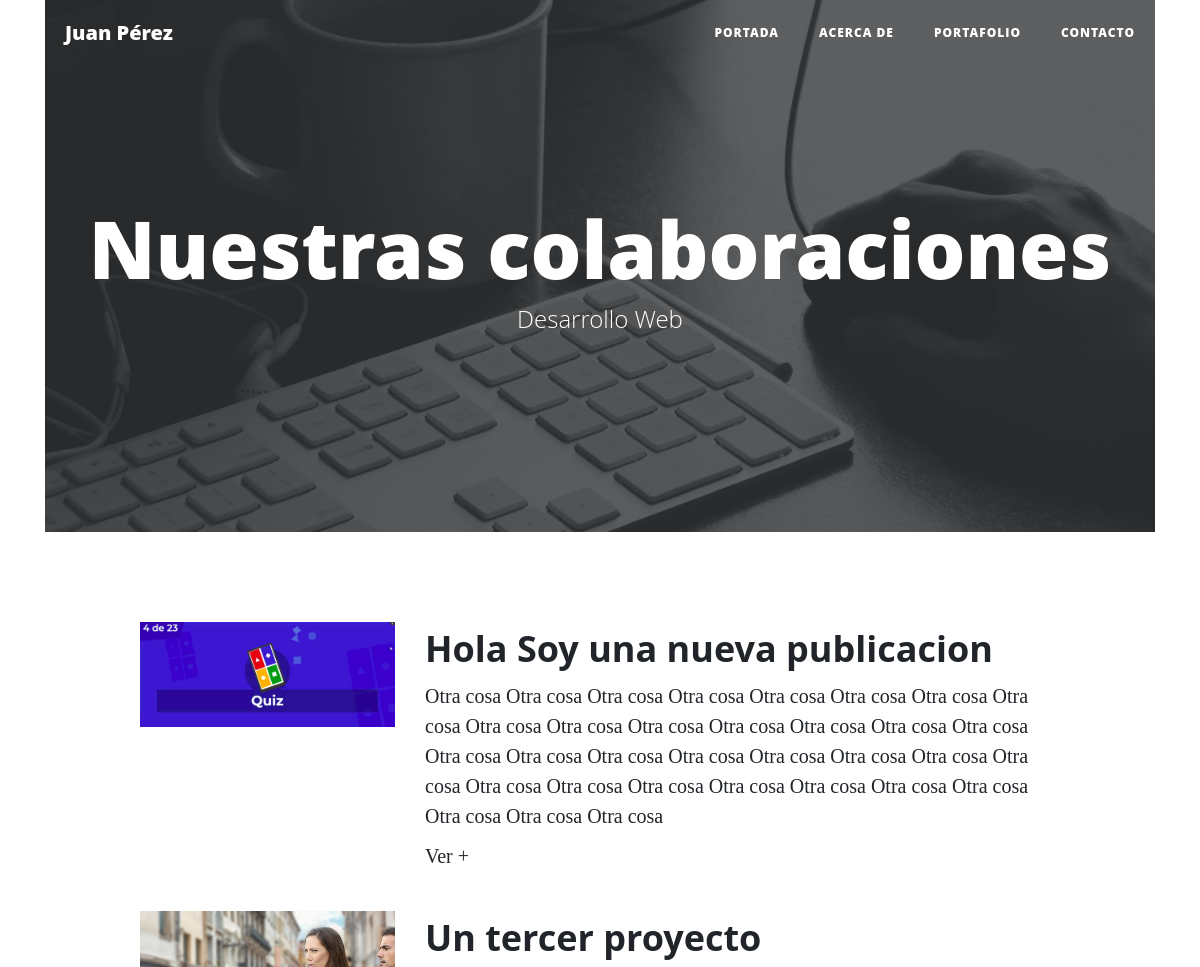
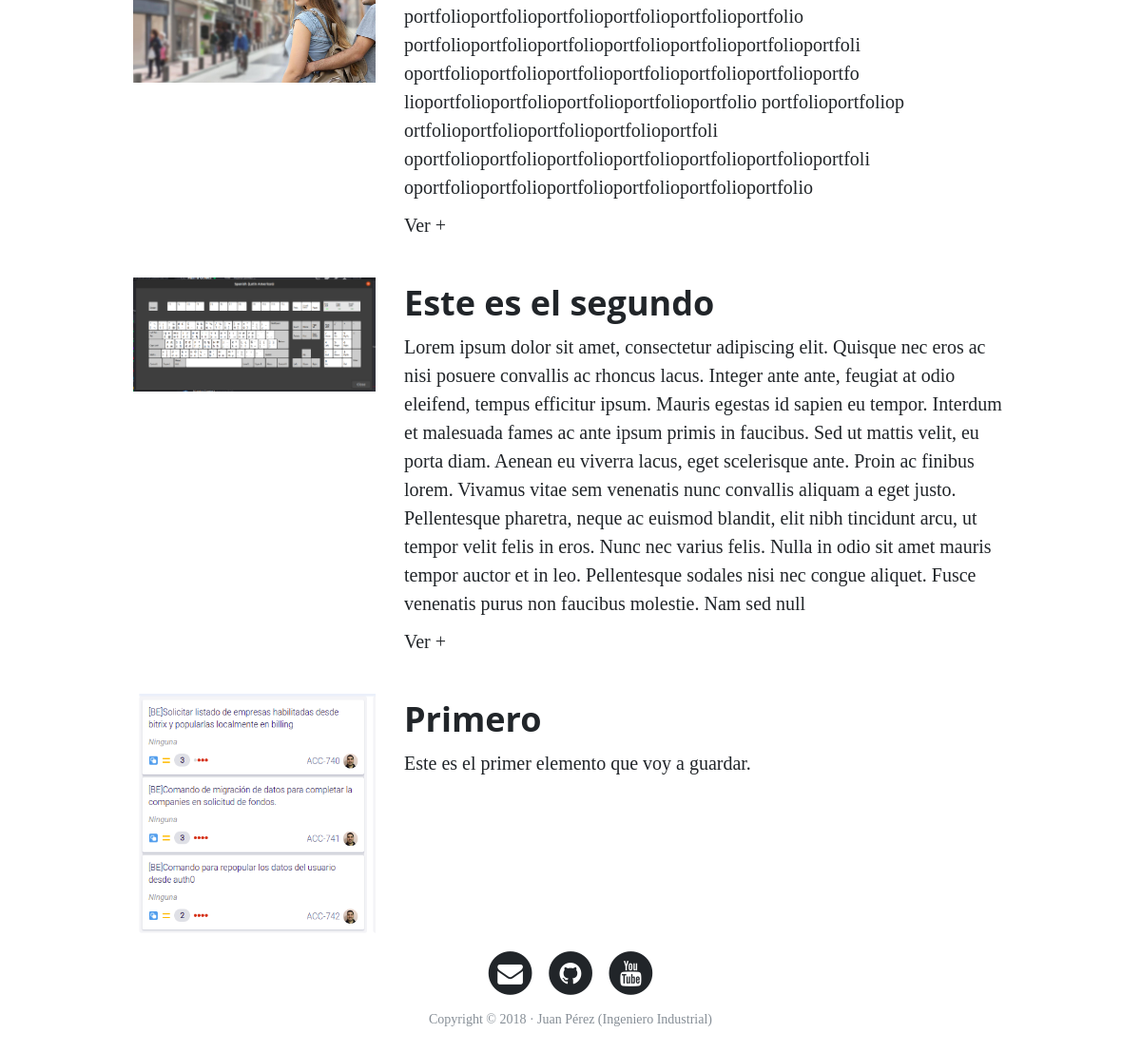
The page /portfolio/ on the database its author committed (2 pictures, top to bottom).
### portfolio/models.py (models this page shows, shortened)
class Portfolio(models.Model):
    title = models.CharField(max_length=200, verbose_name='Titulo')
    description = models.TextField( verbose_name='Descripcion')
    image = models.ImageField( verbose_name='Imagen', upload_to="portfolio")
    created = models.DateField(auto_now_add=True,  verbose_name='Creado el')
    updated = models.DateField(auto_now=True, verbose_name='Actualizado el')
    url = models.URLField(null=True, blank=True)
    categoria =models.ForeignKey(Categoria,verbose_name='Categoria', on_delete=models.CASCADE, null=True, blank=True)
    class Meta:
        verbose_name = 'portafolios' #NOMBRE QUE QUIERO QUE ME APAREZCA EN LA LISTA
        verbose_name_plural = 'portafolios'
        ordering = ["-created"]

### portfolio/views.py (the view)
# urls.py: path('portfolio/', portfolio_views.portfolio, name="portfolio"),
def portfolio(request):
    portfolios = Portfolio.objects.all().order_by('-id')
    return render(request, "portfolio/portfolio.html", {'portafolios':portfolios})

### portfolio/templates/portfolio/portfolio.html
{%extends 'core/base.html'%}
{%block image%}{% load static %}{% static 'core/img/home-bg.jpg' %}{%endblock%}
{%block headers%}
  <h1>Nuestras colaboraciones</h1>
  <span class="subheading">Desarrollo Web</span>
{%endblock%}
{%block content %}
    {%for portfolio in portafolios%}
      <div class="row project">
        <div class="col-lg-3 col-md-4 offset-lg-1">
          <img src="{{portfolio.image.url}}" class="img-fluid" alt="imagen">
        </div>
         <div class="col-lg-7 col-md-8">
          <h2 class="section-heading title">{{portfolio.title}}</h2>
           <p>{{portfolio.description}}</p>
             {% if portfolio.url %}
                <a href="{{portfolio.url}}">Ver +</a>
             {% endif %}
        </div>
       </div>
    {%endfor%}
{%endblock%}

### core/templates/core/base.html (shortened to what this page needs)
<!doctype html>
<html lang="en">
  <head>
    {% load static %}
    <link href="{% static 'core/vendor/bootstrap/css/bootstrap.min.css' %}" rel="stylesheet">
    <link href="{% static 'core/vendor/font-awesome/css/font-awesome.min.css' %}" rel="stylesheet" type="text/css">
    <link href="{% static 'core/css/clean-blog.min.css' %}" rel="stylesheet">  </head>
  <body style="margin:0px;padding:0px">
    <div class="row">
        <nav class="navbar navbar-expand-lg navbar-light fixed-top" id="mainNav">
        <div class="container">
            <a class="navbar-brand" href="/">Juan Pérez</a>
            <div class="collapse navbar-collapse" id="navbarResponsive">
            <ul class="navbar-nav ml-auto">
                <li class="nav-item">
                <a class="nav-link" href="{% url 'home' %}">Portada</a>
                </li>
                <li class="nav-item">
                <a class="nav-link" href="{% url 'about' %}">Acerca de</a>
                </li>
                <li class="nav-item">
                <a class="nav-link" href="{% url 'portfolio' %}">Portafolio</a>
                </li>
                <li class="nav-item">
                <a class="nav-link" href="{% url 'contact' %}">Contacto</a>
                </li>
            </ul>
            </div>
        </div>
        </nav>
    </div>
    {% load static %}
        <div class="row">
            <div class="container">
                   <header class="masthead" style="background-image: url('{%block image%}{%endblock%}')">
                      <div class="overlay"></div>
                      <div class="container">
                        <div class="row">
                          <div class="col-lg-12 col-md-12 mx-auto">
                            <div class="site-heading">
                               {%block headers%}
                                {%endblock%}
                            </div>
                          </div>
                        </div>
                      </div>
                    </header>
                    <content>
                        <div class="row">
                          <div class="col-lg-12 col-md-12 mx-auto">
                            {%block content%}
                            {%endblock%}
                            </div>
                          </div>
                    </content>
            </div>
        </div>
      <footer>
        <div class="container">
          <div class="row">
            <div class="col-lg-8 col-md-10 mx-auto">
              <ul class="list-inline text-center">
                <li class="list-inline-item">
                  <a href="#">
                    <span class="fa-stack fa-lg">
                      <i class="fa fa-circle fa-stack-2x"></i>
                      <i class="fa fa-envelope fa-stack-1x fa-inverse"></i>
                    </span>
                  </a>
                </li>
                <li class="list-inline-item">
                  <a href="#">
                    <span class="fa-stack fa-lg">
                      <i class="fa fa-circle fa-stack-2x"></i>
                      <i class="fa fa-github fa-stack-1x fa-inverse"></i>
                    </span>
                  </a>
                </li>
                <li class="list-inline-item">
                  <a href="#">
                    <span class="fa-stack fa-lg">
                      <i class="fa fa-circle fa-stack-2x"></i>
                      <i class="fa fa-youtube fa-stack-1x fa-inverse"></i>
                    </span>
                  </a>
                </li>
              </ul>
              <p class="copyright text-muted">Copyright &copy; 2018 · Juan Pérez (Ingeniero Industrial) </p>
            </div>
          </div>
        </div>
      </footer>
  </body>
</html>

### rows shown on the page
Portfolio: image (picture), title "Hola Soy una nueva publicacion", description "Otra cosa Otra cosa Otra cosa Otra cosa Otra cosa Otra cosa Otra cosa Otra cosa Otra cosa Otra cosa Otra cosa Otra cosa Otra cosa Otra cosa Otra cosa Otra cosa Otra cosa Otra cosa Otra cosa Otra cosa Otra cosa Otra cosa Otra cosa Otra cosa Otra cosa Otra cosa Otra cosa Otra cosa Otra cosa Otra cosa Otra cosa Otra cosa Otra cosa"
Portfolio: image (picture), title "Un tercer proyecto", description "portfolioportfolioportfolioportfolioportfolioportfolio portfolioportfolioportfolioportfolioportfolioportfolioportfoli oportfolioportfolioportfolioportfolioportfolioportfolioportfo lioportfolioportfolioportfolioportfolioportfolio portfolioportfoliop ortfolioportfolioportfolioportfolioportfoli oportfolioportfolioportfolioportfolioportfolioportfolioportfoli oportfolioportfolioportfolioportfolioportfolioportfolio"
Portfolio: image (picture), title "Este es el segundo", description "Lorem ipsum dolor sit amet, consectetur adipiscing elit. Quisque nec eros ac nisi posuere convallis ac rhoncus lacus. Integer ante ante, feugiat at odio eleifend, tempus efficitur ipsum. Mauris egestas id sapien eu tempor. Interdum et malesuada fames ac ante ipsum primis in faucibus. Sed ut mattis velit, eu porta diam. Aenean eu viverra lacus, eget scelerisque ante. Proin ac finibus lorem. Vivamus vitae sem venenatis nunc convallis aliquam a eget justo. Pellentesque pharetra, neque ac euismod blandit, elit nibh tincidunt arcu, ut tempor velit felis in eros. Nunc nec varius felis. Nulla in odio sit amet mauris tempor auctor et in leo. Pellentesque sodales nisi nec congue aliquet. Fusce…"
Portfolio: image (picture), title "Primero", description "Este es el primer elemento que voy a guardar."
